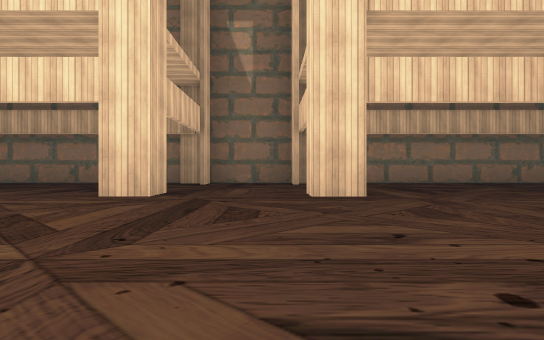
view 1 (above)

24 first-person views from a walk through a Unity game level. The camera is 0.24 m above the floor, looks level and sees 75° across. The floor is counted in squares, 1 m on a side. Each view is taken from the middle of a square. On the plan, view 1 faces up. The plan holds only what a view shows up to about 9 squares ahead; the rest is blank. The place goes on beyond the plan. The player is left out. Some animated figures are not drawn. Some surface patterns are stand-ins.

view 2
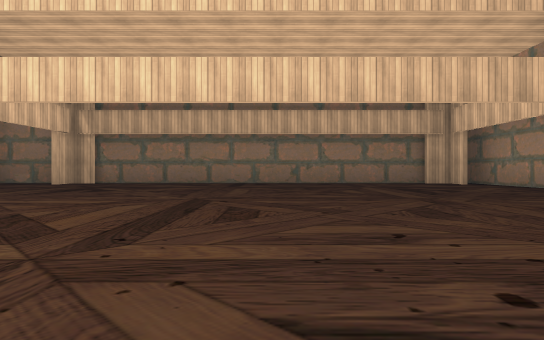

view 3
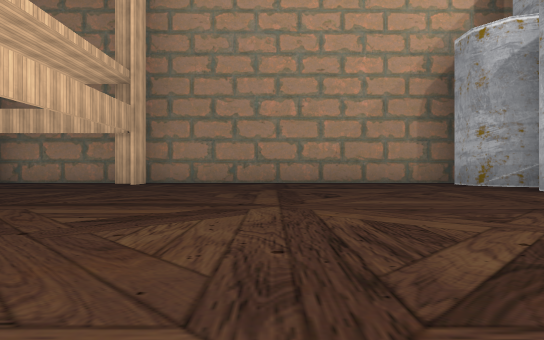

view 4
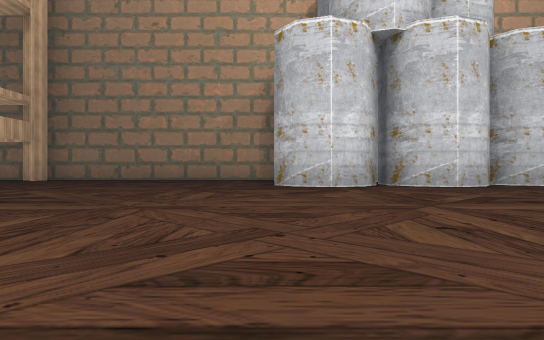

view 5
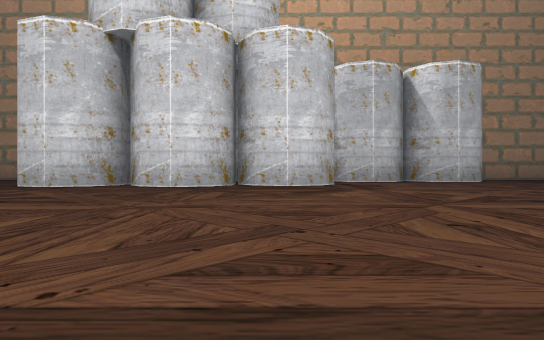

view 6
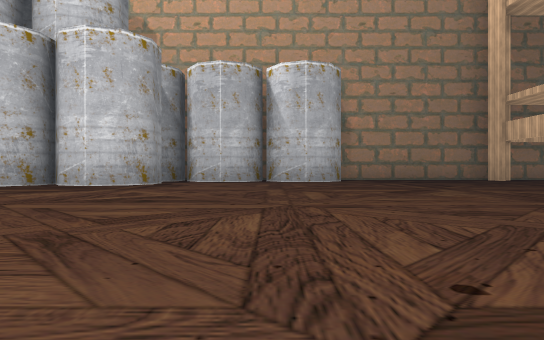

view 7
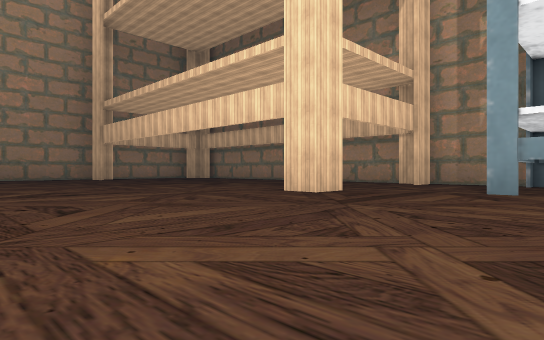

view 8
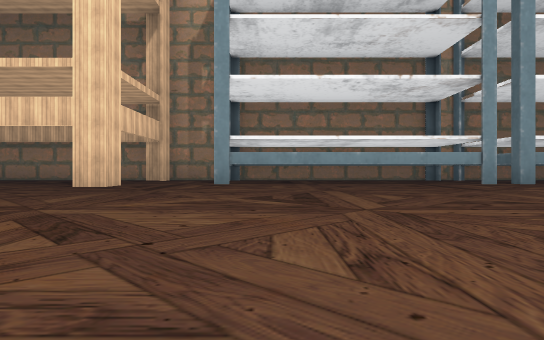

view 9
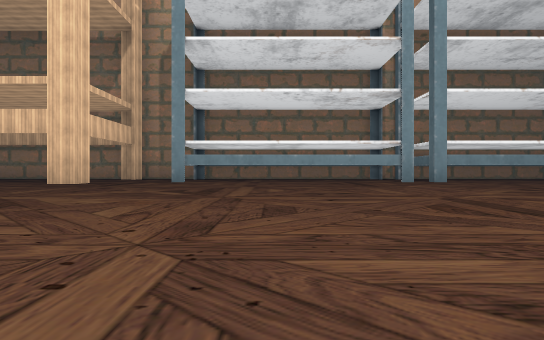

view 10
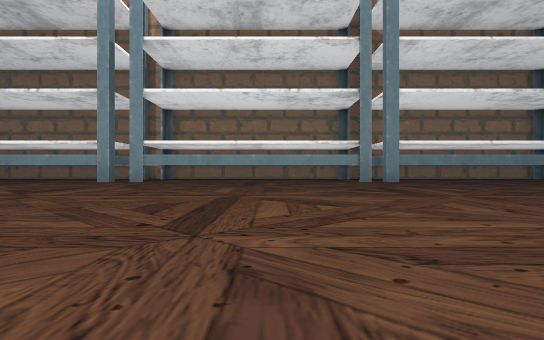

view 11
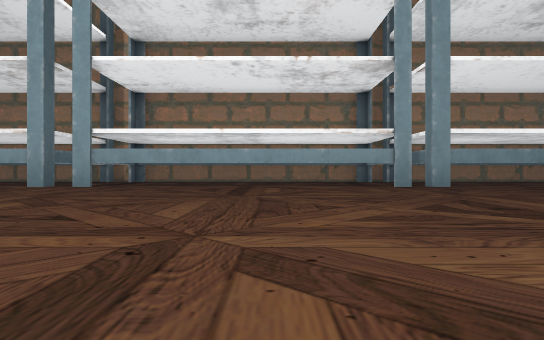

view 12
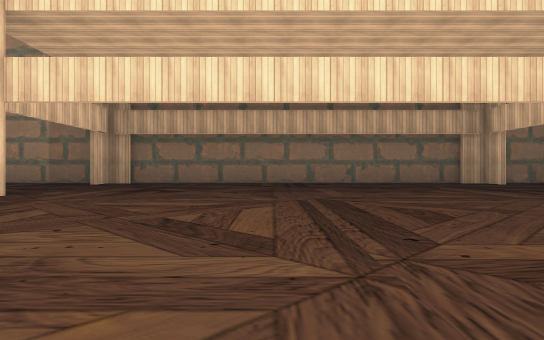

view 13
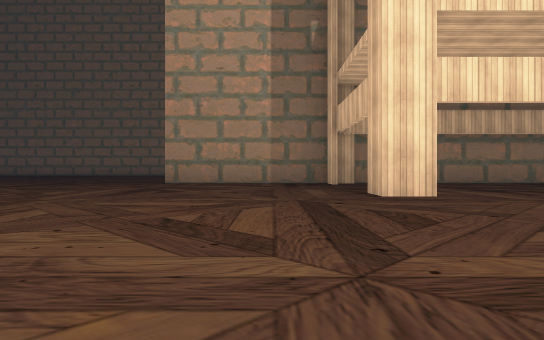

view 14
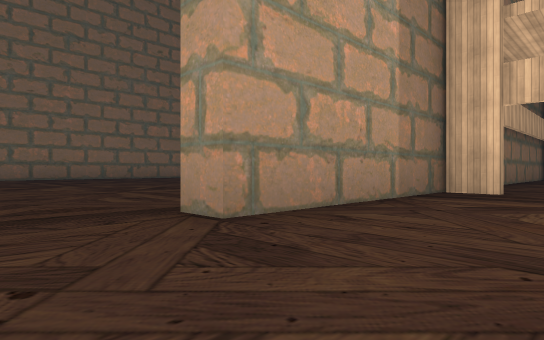

view 15
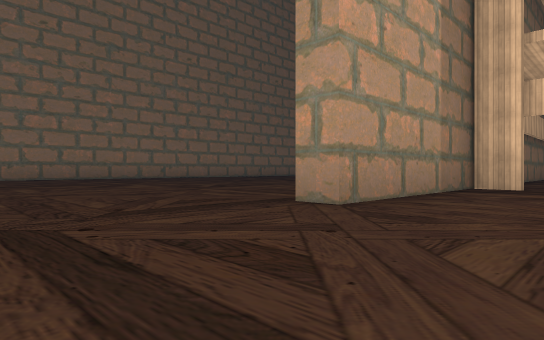

view 16
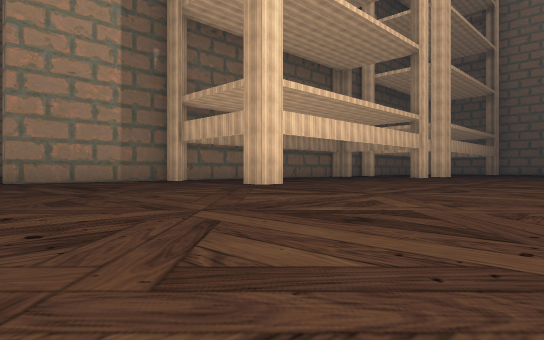

view 17
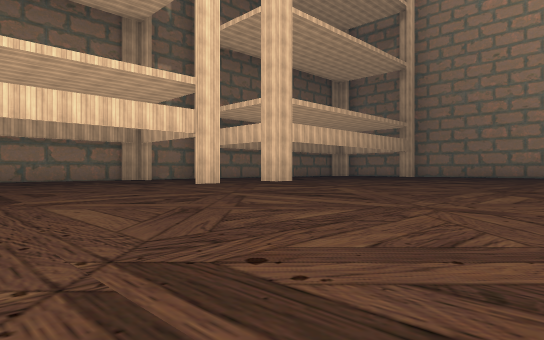

view 18
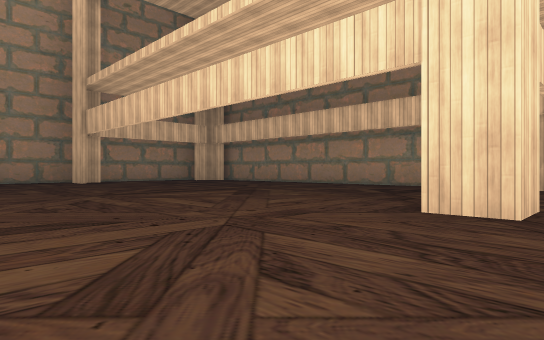

view 19
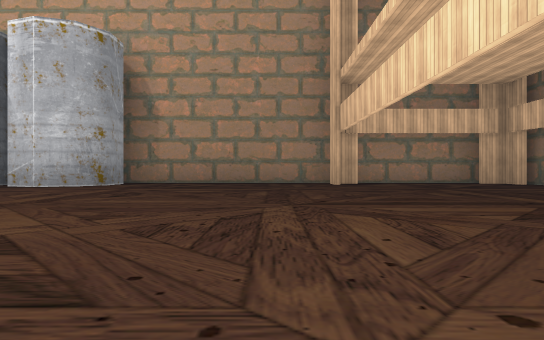

view 20
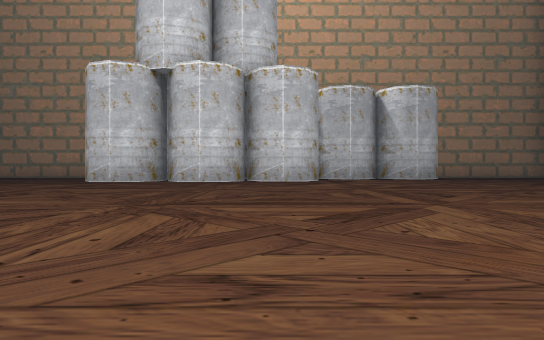

view 21
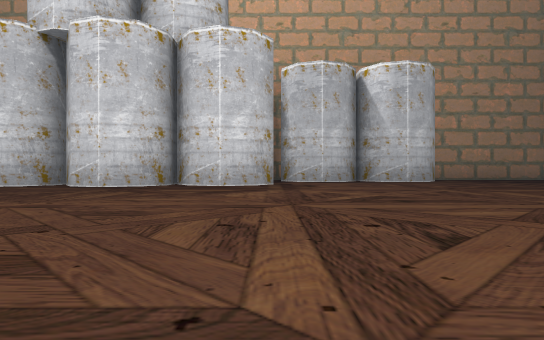

view 22
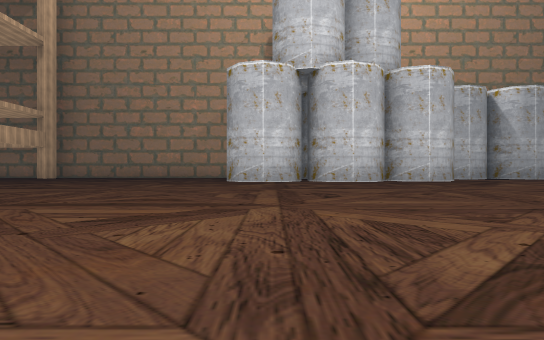

view 23
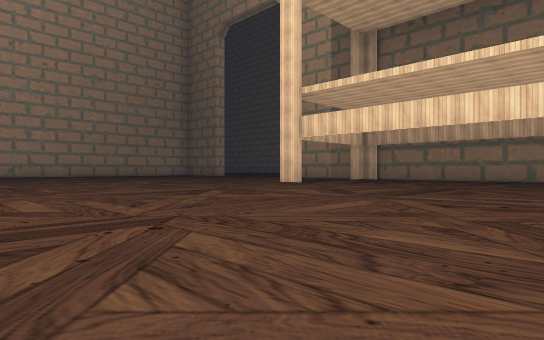

view 24
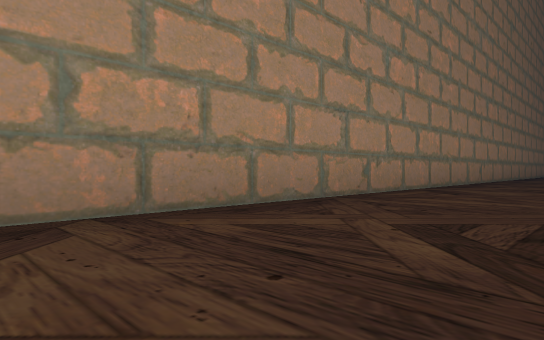

### Floor plan
Key: @ floor where view 1 was taken; # wall or solid block; . floor; O other object.
Columns run from 13 left of view 1 to 8 right of it. Each row starts with its distance up from view 1.
 15  #############
 14  ...........
 13  .....
 12  .....
 11  ......
 10  ......
  9  .....
  8 .....
  7 ...###################
  6 .....O......OO......O#
  5 .....................#
  4  ...........O........#
  3  ....O......OOO.....O#
  2  ....................#
  1  ....................#
  0  ............@.......#
 -1  ....................#
 -2        ..........OOOO#
 -3           .......OOO
 -4            ......OOO
 -5            ......OOOOO
 -6           .......OOOOO
 -7            .......OOO#
 -8     .     . .......OOO
 -9    ...   ..........OO#
-10   ..... ...........OOO
-11  ....................#
-12  ....................#
-13 .....................#
-14 .............OO.....O#
-15 OOOOOOOOOOOOO........#
-16  .O....O....O........#
-17 OOOOOOOOOOOOOOO#####O#

Positions as (right, up) in squares from view 1, and headings:
1: (0, 0), facing up
2: (4, 0), facing up
3: (1, 1), facing right
4: (-1, -2), facing right
5: (-1, -6), facing right
6: (-1, -9), facing right
7: (-2, -11), facing down-right
8: (-2, -9), facing down
9: (-3, -8), facing down
10: (-9, -8), facing down
11: (-9, -10), facing down
12: (-5, 0), facing up
13: (-9, 0), facing up
14: (-12, 5), facing up-right
15: (-13, 5), facing up-right
16: (-12, -1), facing up-right
17: (-5, -2), facing up-right
18: (0, -12), facing down-right
19: (1, -13), facing right
20: (-3, -6), facing right
21: (-1, -7), facing right
22: (-3, -3), facing right
23: (-3, -2), facing up-left
24: (-11, 13), facing up-right
